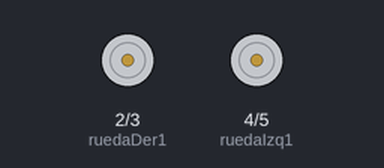
A sketch run on a simulated Arduino Uno, built with avr-gcc and run on an emulated ATmega328P. On the bench: motor-driver pin pairs drawn as motors (green arrow = first pin HIGH = forward, orange = second pin HIGH = backward, longer = more drive, scaled by the enable pin).

Above: at 0.12 s.
At 0.7 s:
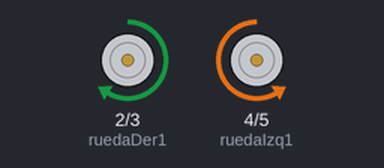
At 2.7 s:
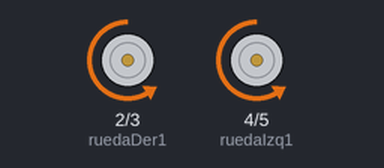
At 4.6 s:
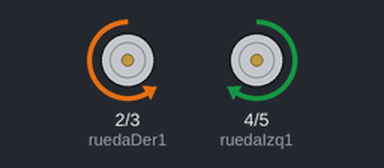
Timing chart, 0 to 6.0 s (numbered marks = the images above):
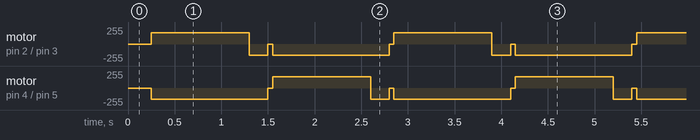

The sketch:

Demo_Diego_V1_0.ino
```cpp
/*
  Programa para seguidor de lineas programable versión Arduino 3.0
  Falta parte de la comunicación. Se usará una variable string para las órdenes recibidas
  Las órdenes serán:
  0=Detener
  1=Recto
  2=Doblar a la Derecha
  3=Doblar a la Izquierda
  Ésta versión 3.0 usará 4 sensores, serán 2 para seguir la linea y 2 para controlar la ejecución de las órdenes.
  Diferencia a 2.0: Sigue la linea por presencia, apaga el motor opuesto al sensor que la pierde.
 */

// the setup routine runs once when you press reset:
int velocidadDer100 = 170;
int velocidadIzq100 = 170;
int ruedaDer1 = 2;
int ruedaDer2 = 3;
int ruedaIzq1 = 4;
int ruedaIzq2 = 5;
int pwmDer = 9;
int pwmIzq = 10;
boolean lineaIzq = true;
boolean lineaDer = true;
boolean ordenIzq = true;
boolean ordenDer = true;
int sensibilidad = 100;
String ordenesRecibidas = String ("20");
int ordenActual = 0;
int miliSeg = 50;

void setup() {
  pinMode(ruedaDer1, OUTPUT);
  pinMode(ruedaDer2, OUTPUT);
  pinMode(ruedaIzq1, OUTPUT);
  pinMode(ruedaIzq2, OUTPUT);
  //Serial.begin(9600);
}


// the loop routine runs over and over again forever:
/*void loop() {

  chequearSensores();

  if (!ordenDer && !ordenIzq){
    siguienteOrden();
  }
  else {
    seguirLinea();
  }

}
*/

void loop (){
girarDer();
delay (1000);
girarIzq();
delay (1000);

}

// Función que decide en base a la orden recibida
void siguienteOrden () {

  if ((ordenesRecibidas.charAt(ordenActual))== '1' ){
    ordenSeguir();
  }
  else {
    if ((ordenesRecibidas.charAt(ordenActual))== '2' ){
      ordenDoblarDer();
    }
    else {
      if ((ordenesRecibidas.charAt(ordenActual))== '3' ){
        ordenDoblarIzq();
      }
      else {
        detener();
        while(true);
      }
    }
  }
}


void chequearSensores(){

  // Lectura de los tres sensores.
  int sensorValueLineaIzq = analogRead(A0);
  int sensorValueLineaDer = analogRead(A2);
  int sensorValueOrdenIzq = analogRead(A3);
  int sensorValueOrdenDer = analogRead(A4);
  //String SensorResults = String (sensorValueLineaIzq) + " " + String(sensorValueLineaDer) + " " + String(sensorValueOrdenIzq) + " " + String(sensorValueOrdenDer);
  //Serial.println(SensorResults);
  //  delay (100);

  // Estableciendo variables booleanas según lectura de los sensores
  if (sensorValueLineaIzq < sensibilidad)
    lineaIzq = true;
  else
    lineaIzq = false;
  if (sensorValueLineaDer < sensibilidad)
    lineaDer = true;
  else
    lineaDer = false;
  if (sensorValueOrdenDer < sensibilidad)
    ordenDer = true;
  else
    ordenDer = false;
  if (sensorValueOrdenIzq < sensibilidad)
    ordenIzq = true;
  else
    ordenIzq = false;

}

void seguirLinea() {

  if (lineaIzq && lineaDer)
    detener();

  if (lineaIzq && !lineaDer)
    doblarDer();

  if (!lineaIzq && lineaDer)
    doblarIzq();

  if (!lineaIzq && !lineaDer)
    avanzarRecto();
}

//Inicio rutinas de órdenes

void ordenSeguir(){
  while (!ordenDer && !ordenIzq ){
    chequearSensores();
    seguirLinea();
  }
  ordenActual++;
}

void ordenDoblarDer(){
  while (!ordenDer && !ordenIzq){
    chequearSensores();
    girarDer();
  }
  while (!(!ordenDer && !ordenIzq)){
    chequearSensores();
    girarDer();
  }
  ordenSeguir();
}

void ordenDoblarIzq(){
  while (!ordenDer && !ordenIzq){
    chequearSensores();
    girarIzq();
  }
  while (!(!ordenDer && !ordenIzq)){
    chequearSensores();
    girarIzq();
  }
  ordenSeguir();
}

// Fin rutinas de ordenes, entra por siguienteOrden() y sale siempre por ordenSeguir().


// Inicio de rutinas de los tipos de movimientos.

void avanzarRecto() {
//  detener();
//  delay (miliSeg);
  analogWrite(pwmDer, velocidadDer100);
  analogWrite(pwmIzq, velocidadIzq100);
  digitalWrite(ruedaDer1,HIGH);
  digitalWrite(ruedaDer2,LOW);
  digitalWrite(ruedaIzq1,HIGH);
  digitalWrite(ruedaIzq2,LOW);
//  delay (miliSeg);
}

void doblarDer() {
//  detener();
//  delay (miliSeg);
  analogWrite(pwmDer, 0);
  analogWrite(pwmIzq, velocidadIzq100);
  digitalWrite(ruedaDer1,HIGH);
  digitalWrite(ruedaDer2,LOW);
  digitalWrite(ruedaIzq1,HIGH);
  digitalWrite(ruedaIzq2,LOW);
//  delay (miliSeg);
}

void doblarIzq() {
//  detener();
//  delay (miliSeg);
  analogWrite(pwmDer, velocidadDer100);
  analogWrite(pwmIzq, 0);
  digitalWrite(ruedaDer1,HIGH);
  digitalWrite(ruedaDer2,LOW);
  digitalWrite(ruedaIzq1,HIGH);
  digitalWrite(ruedaIzq2,LOW);
//  delay (miliSeg);
}


void detener() {
  digitalWrite(ruedaDer1,LOW);
  digitalWrite(ruedaDer2,HIGH);
  digitalWrite(ruedaIzq1,LOW);
  digitalWrite(ruedaIzq2,HIGH);
  delay (200);
  analogWrite(pwmDer, 0);
  analogWrite(pwmIzq, 0);
  digitalWrite(ruedaDer1,LOW);
  digitalWrite(ruedaDer2,LOW);
  digitalWrite(ruedaIzq1,LOW);
  digitalWrite(ruedaIzq2,LOW);

}

void girarDer(){
  detener();
  delay(miliSeg);
  analogWrite(pwmDer, velocidadDer100);
  analogWrite(pwmIzq, velocidadIzq100);
  digitalWrite(ruedaDer1,HIGH);
  digitalWrite(ruedaDer2,LOW);
  digitalWrite(ruedaIzq1,LOW);
  digitalWrite(ruedaIzq2,HIGH);
  delay(miliSeg);
}

void girarIzq(){
  detener();
  delay(miliSeg);
  analogWrite(pwmDer, velocidadDer100);
  analogWrite(pwmIzq, velocidadIzq100);
  digitalWrite(ruedaDer1,LOW);
  digitalWrite(ruedaDer2,HIGH);
  digitalWrite(ruedaIzq1,HIGH);
  digitalWrite(ruedaIzq2,LOW);
  delay(miliSeg);
}

// Fin de las rutinas de los tipos de movimientos.
```

Measured:
- by itself, motor on pin 2 (ruedaDer1) / pin 3 (ruedaDer2): repeats every 2.6 s: backward 170/255 0.20 s, stopped 0.05 s, backward 170/255 1.3 s, stopped 0.05 s, forward 170/255 1.1 s
- by itself, motor on pin 4 (ruedaIzq1) / pin 5 (ruedaIzq2): repeats every 2.6 s: stopped 0.05 s, forward 170/255 1.1 s, backward 170/255 0.20 s, stopped 0.05 s, backward 170/255 1.3 s
